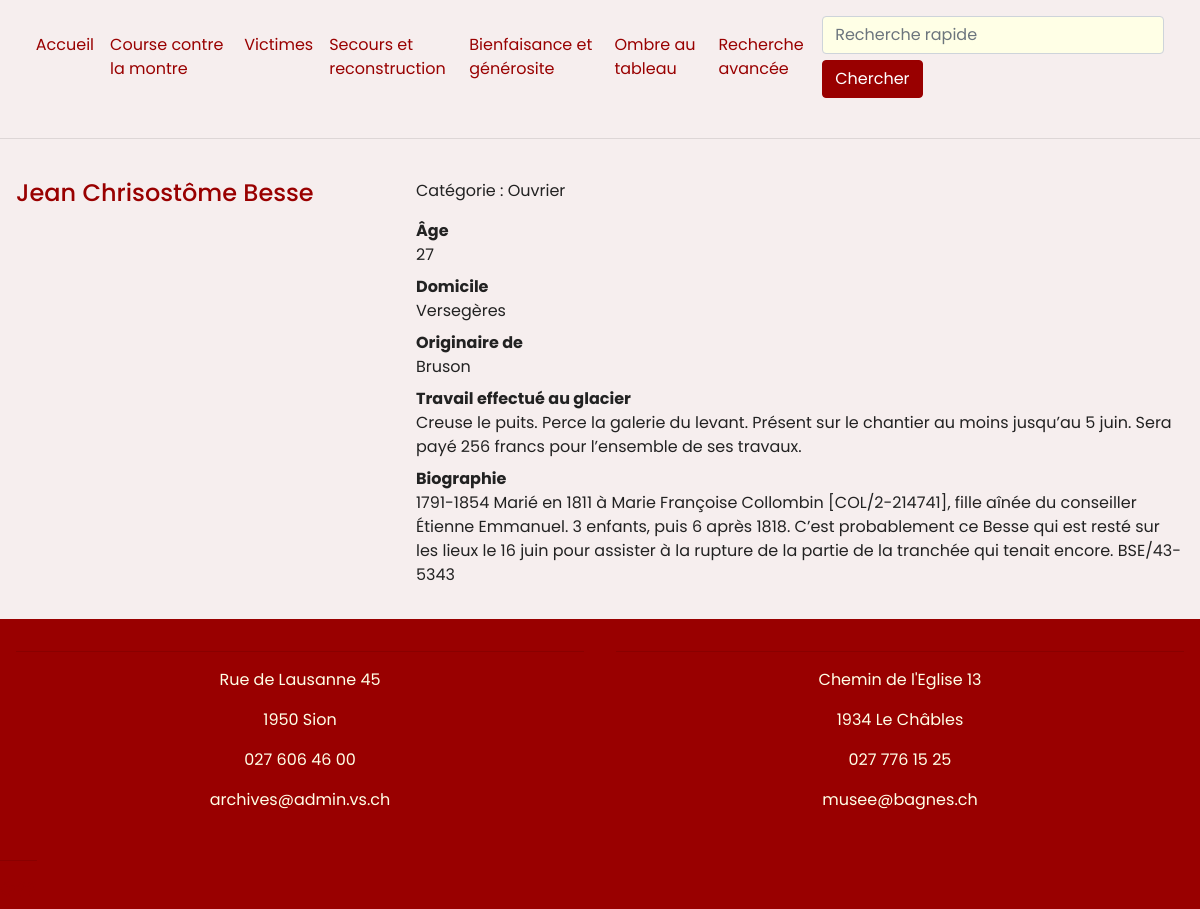
Page /notice/2 on the committed database.
### app/models.py (models this page shows)
class Personne(db.Model):
    __tablename__ = "personne"
    id = db.Column(db.Integer, primary_key=True)
    nom = db.Column(db.TEXT, index=True)
    prenom = db.Column(db.TEXT, index=True)
    age = db.Column(db.Integer, index=True)
    travail = db.Column(db.TEXT)
    type_id = db.Column(db.Integer, db.ForeignKey("type.typeId"))
    de = db.Column(db.Integer, db.ForeignKey("lieu.lieuId"))
    domicile = db.Column(db.Integer, db.ForeignKey("lieu.lieuId"))
    fonction = db.Column(db.TEXT)
    donnees_biographiques = db.Column(db.TEXT)
    levee_de_corps = db.Column(db.TEXT)
    informations_complementaires = db.Column(db.TEXT)
    mission_debacle = db.Column(db.TEXT)
    correspondance = db.Column(db.TEXT)
    wikipedia = db.Column(db.TEXT)
    dhs = db.Column(db.TEXT)
    type = db.relationship("Type")
    lieu_de_naissance = db.relationship("Lieu", foreign_keys=de)
    lieu_de_domicile = db.relationship("Lieu", foreign_keys=domicile)

class Type(db.Model):
    __tablename__ = "type"
    typeId = db.Column(db.Integer, primary_key=True)
    type_label = db.Column(db.TEXT, index=True, unique=True)

class Lieu(db.Model):
    __tablename__ = "lieu"
    lieuId = db.Column(db.Integer, primary_key=True)
    nom = db.Column(db.TEXT, index=True, unique=True)
    commune = db.Column(db.TEXT, index=True, unique=True)
    degats = db.Column (db.TEXT)

### app/routes.py (the view)
@app.route("/notice/<int:personne_id>")
def notice(personne_id):
    noticep = Personne.query.get(personne_id)
    return render_template("pages/personne.html", noticep=noticep)

### app/templates/pages/personne.html (shortened to what this page needs)
{%extends "base.html"%}
{% block content %}
    <div class="container-fluid">
    {% if noticep %}
        <div class="row">
            <div class ="col-lg-4" >
                <h4>{{noticep.prenom}} {{ noticep.nom }}</h4>
            </div>
                 <div class ="col-lg-8" >
                     <p>Catégorie : {{noticep.type.type_label}}</p>
                     <dl>
                         {% if noticep.age != None %}
                            <dt>Âge</dt><dd>{{noticep.age}}</dd>
                         {% else %}
                            <dt>Âge</dt><dd>Inconnu</dd>
                         {% endif %}
                          {% if noticep.domicile != None %}
                            <dt>Domicile</dt><dd>{{noticep.lieu_de_domicile.nom}}</dd>
                         {% else %}
                            <dt>Domicile</dt><dd>Inconnu</dd>
                         {% endif %}
                         {% if noticep.de != None %}
                            <dt>Originaire de</dt><dd>{{noticep.lieu_de_naissance.nom}}</dd>
                         {% else %}
                            <dt>De</dt><dd>Inconnu</dd>
                         {% endif %}
                         {% if noticep.travail != None %}
                            <dt>Travail effectué au glacier</dt><dd>{{noticep.travail}}</dd>
                         {% else %}
                            <dt></dt>
                         {% endif %}
                         {% if noticep.donnees_biographiques != None %}
                            <dt>Biographie</dt><dd>{{noticep.donnees_biographiques}}</dd>
                         {% else %}
                             <dt></dt>
                         {% endif %}
                     </dl>
                 </div>
        </div>
    {% else %}
        <h4 style="padding-top:5% ; padding-bottom:5% ; text-align:center">Oups !</h4>
        <p style="text-align:center">La notice que vous recherchez n'existe pas.</p>
    {% endif %}
    </div>
{% endblock %}

### app/templates/base.html (shortened to what this page needs)
<html lang="fr">
    <head>
    <link rel="stylesheet" href="https://maxcdn.bootstrapcdn.com/bootstrap/4.0.0/css/bootstrap.min.css">
  {% include "partials/css.html" %}
    </head>
    <body>
<nav class="navbar navbar-expand-md navbar-light bg-light sticky-top">
    <div class="container-fluid">
        <div class="collapse navbar-collapse" id="navbarResponsive">
            <ul class="navbar-nav ml-auto">
                <li class="nav-item">
                    <a class="nav-link" href="{{url_for('accueil')}}">Accueil</a>
                </li>
                <li class="nav-item">
                    <a class="nav-link" href="{{url_for('course')}}">Course contre la montre</a>
                </li>
                <li class="nav-item">
                    <a class="nav-link" href="{{url_for('victime')}}">Victimes</a>
                </li>
                <li class="nav-item">
                    <a class="nav-link" href="{{url_for('secours')}}">Secours et reconstruction</a>
                </li>
                <li class="nav-item">
                    <a class="nav-link" href="{{url_for('bienfaisance')}}">Bienfaisance et générosite</a>
                </li>
                <li class="nav-item">
                    <a class="nav-link" href="{{url_for('ombre')}}">Ombre au tableau</a>
                </li>
                <li class="nav-item">
                    <a class="nav-link" href="{{url_for('rechercheavancee')}}">Recherche avancée</a>
                </li>
                <form class="form-inline my-2 my-lg-0" action="{{url_for('search_results')}}" method="GET">
                <input class="form-control mr-sm-2"  name="motclef" type="search" placeholder="Recherche rapide" aria-label="Recherche">
                <button class="btn btn-primary my-2 my-sm-0" type="submit">Chercher</button>
                </form>
            </ul>
        </div>
    </div>
</nav>
<hr class="my-4">
{% block content %}{% endblock %}
    <footer>
        <div class="container-fluid padding">
            <div class="row text-center">
                <div class="col-md-6">
                    <hr class="light">
                    <p>Rue de Lausanne 45</p>
                    <p>1950 Sion</p>
                    <p>027 606 46 00</p>
                    <p>archives@admin.vs.ch</p>
                </div>
                <div class="col-md-6">
                    <hr class="light">
                    <p>Chemin de l'Eglise 13</p>
                    <p>1934 Le Châbles</p>
                    <p>027 776 15 25</p>
                    <p>musee@bagnes.ch </p>
                </div>
                <div class=""col-12>
                    <hr class="light">
                    <h5>&copy;??</h5>
                </div>
            </div>
        </div>
    </footer>
    </body>
</html>

### app/templates/partials/css.html
<link rel="stylesheet" href="{{ url_for('static', filename='css/bootstrap.css')}}">
<link href="{{ url_for('static', filename='css/style.css')}}" rel="stylesheet">

### app/static/css/style.css (style rules this page uses)
html, body { height:100%; width: 100%; font-family:"Poppins", sans-serif; color:#222; background-color:#f6eeee; }
.navbar { padding: .8rem; color: #222; background-color:#f6eeee !important; }
.nav-link { display: block; padding: 0.5rem 1rem; color: #990000 !important ; border-color: #990000 !important; border-radius: 25px; padding: 20px; width: 100%; height: 100%; }
.btn-primary { color: #fff; background-color: #990000; border-color: #990000; }
h1, h2, h3, h4, h5, h6 { margin-top: 0; margin-bottom: 0.5rem; color: #990000; }
.form-control { display: block; width: 100%; height: calc(2.25rem + 2px); padding: 0.375rem 0.75rem; font-size: 1rem; font-weight: 400; line-height: 1.5; color: #495057; background-color: #f6eeee; background-clip: padding-box; border: 1px solid #ced4da; border-radius: 0.25rem; transition: border-color 0.15s ease-in-out, box-shadow 0.15s ease-in-out; }
footer { color:#ffffe6; background-color:#990000; }
input { background-color:#ffffe6 !important; }
[class*="col-"] { padding: 1rem; }

### rows in the picture
Personne: prenom "Jean Chrisostôme", nom "Besse", age "27", travail "Creuse le puits. Perce la galerie du levant. Présent sur le chantier au moins jusqu’au 5 juin. Sera payé 256 francs pour l’ensemble de ses travaux.", donnees_biographiques "1791-1854 Marié en 1811 à Marie Françoise Collombin [COL/2-214741], fille aînée du conseiller Étienne Emmanuel. 3 enfants, puis 6 après 1818. C’est probablement ce Besse qui est resté sur les lieux le 16 juin pour assister à la rupture de la partie de la tranchée qui tenait encore. BSE/43-5343"
Type: type.type_label "Ouvrier"
Lieu: lieu_de_domicile.nom "Versegères"
Lieu: lieu_de_naissance.nom "Bruson"
